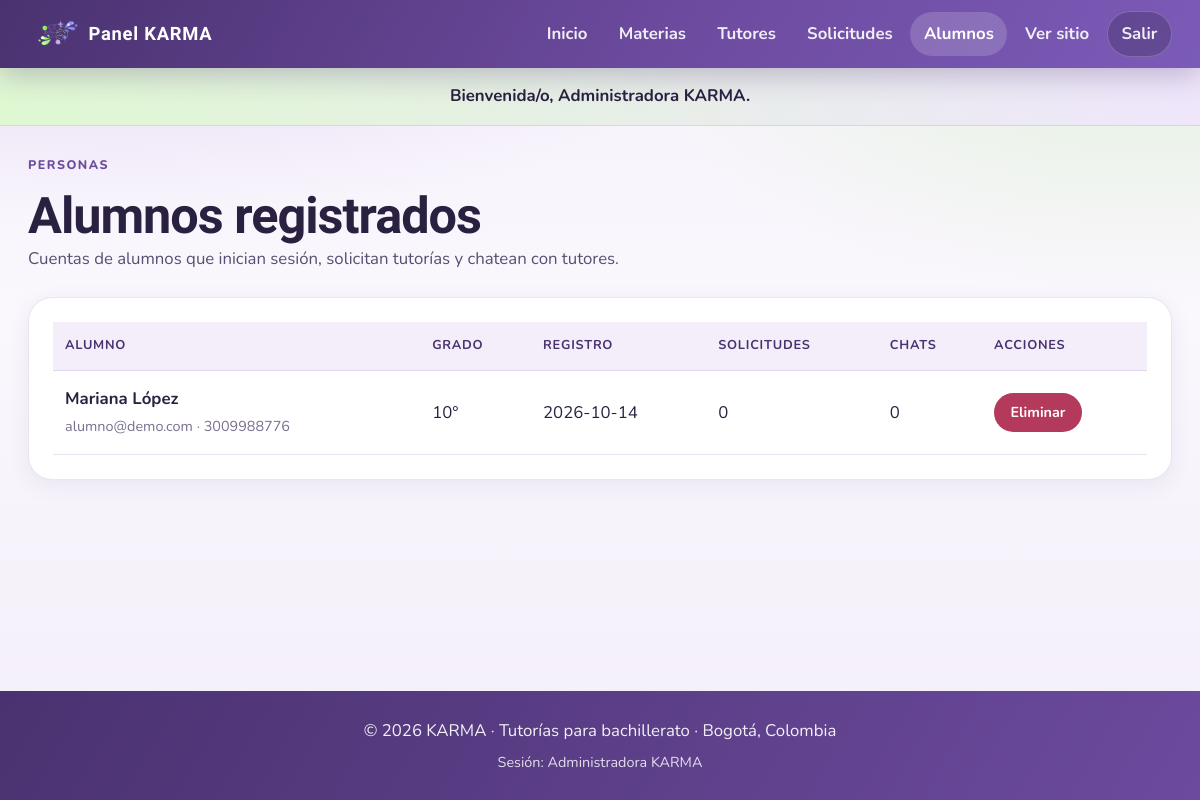
The app's page /admin/estudiantes.php (signed in) with its own data.
### tables this page shows
CREATE TABLE estudiante (
  id_estudiante INT UNSIGNED AUTO_INCREMENT PRIMARY KEY,
  nombre VARCHAR(100) NOT NULL,
  correo VARCHAR(150) NOT NULL UNIQUE,
  password_hash VARCHAR(255) NOT NULL,
  telefono VARCHAR(10) NULL,
  grado VARCHAR(30) NULL,
  creado_en DATETIME NOT NULL DEFAULT CURRENT_TIMESTAMP
);

### includes/funciones.php (called while the page is built, shortened)
<?php
function e($texto) {
    return htmlspecialchars((string)$texto, ENT_QUOTES, "UTF-8");
}

### admin/estudiantes.php (the view, shortened to what this page needs)
<?php
require_once __DIR__ . "/../includes/conexion.php";
require_once __DIR__ . "/../includes/funciones.php";
$estudiantes = $mysqli->query(
    "SELECT e.*,
            (SELECT COUNT(*) FROM solicitud s WHERE s.id_estudiante = e.id_estudiante) AS solicitudes,
            (SELECT COUNT(*) FROM conversacion c WHERE c.id_estudiante = e.id_estudiante) AS chats
     FROM estudiante e
     ORDER BY e.creado_en DESC, e.nombre"
)->fetch_all(MYSQLI_ASSOC);
require __DIR__ . "/../includes/header_admin.php";
?>
<div class="admin-titulo">
    <div>
        <p class="etiqueta">Personas</p>
        <h1>Alumnos registrados</h1>
        <p>Cuentas de alumnos que inician sesión, solicitan tutorías y chatean con tutores.</p>
    </div>
</div>
<div class="panel-card">
    <?php if (count($estudiantes) === 0): ?>
        <div class="vacio">Todavía no hay alumnos registrados.</div>
    <?php else: ?>
        <div class="tabla-wrap">
            <table class="tabla">
                <thead><tr><th>Alumno</th><th>Grado</th><th>Registro</th><th>Solicitudes</th><th>Chats</th><th>Acciones</th></tr></thead>
                <tbody>
                    <?php foreach ($estudiantes as $a): ?>
                        <tr>
                            <td><strong><?= e($a["nombre"]) ?></strong><br><span style="color:var(--muted);font-size:.9rem"><?= e($a["correo"]) ?><?= !empty($a["telefono"]) ? " · " . e($a["telefono"]) : "" ?></span></td>
                            <td><?= e($a["grado"] ?? "—") ?></td>
                            <td><?= e(date("Y-m-d", strtotime($a["creado_en"]))) ?></td>
                            <td><?= (int)$a["solicitudes"] ?></td>
                            <td><?= (int)$a["chats"] ?></td>
                            <td>
                                <form method="post" action="estudiantes.php" onsubmit="return confirm('¿Eliminar este alumno y sus chats?');">
                                    <button class="btn btn-sm btn-peligro" type="submit">Eliminar</button>
                                </form>
                            </td>
                        </tr>
                    <?php endforeach; ?>
                </tbody>
            </table>
        </div>
    <?php endif; ?>
</div>
<?php require __DIR__ . "/../includes/footer.php"; ?>

### css/style.css (style rules this page uses)
:root { --lavanda: #6c4a9e; --lavanda-deep: #4a3270; --lavanda-mid: #8564b5; --lavanda-soft: #cbb8e6; --lavanda-fog: #e4d9f2; --lavanda-mist: #f3eef9; --menta: #b9ef9c; --menta-deep: #8fd86a; --ink: #2a2140; --ink-soft: #5a4d72; --muted: #7a6f90; --white: #ffffff; --surface: #faf7fd; --danger: #b33a5a; --ok: #2f7a4f; --line: rgba(108, 74, 158, 0.14); --shadow: 0 16px 48px rgba(74, 50, 112, 0.14); --shadow-soft: 0 6px 22px rgba(74, 50, 112, 0.08); --radius: 14px; --radius-lg: 24px; --radius-pill: 999px; --font-display: "Bricolage Grotesque", "Segoe UI", sans-serif; --font-body: "Nunito", "Segoe UI", sans-serif; --max: 1140px; --pad-x: clamp(1rem, 3.5vw, 1.75rem); --touch: 44px; --fs-body: clamp(0.95rem, 0.9rem + 0.25vw, 1.05rem); --fs-h1: clamp(2rem, 1.35rem + 2.4vw, 3.4rem); --fs-h2: clamp(1.45rem, 1.15rem + 1vw, 2rem); --fs-hero: clamp(2.2rem, 1.4rem + 3.4vw, 4rem); --nav-h: 72px; }
*, *::before, *::after { margin: 0; padding: 0; box-sizing: border-box; }
html { scroll-behavior: smooth; overflow-x: clip; -webkit-text-size-adjust: 100%; }
body { font-family: var(--font-body); font-size: var(--fs-body); color: var(--ink); min-height: 100vh; line-height: 1.65; display: flex; flex-direction: column; overflow-x: clip; word-wrap: break-word; overflow-wrap: anywhere; background: radial-gradient(1200px 500px at 10% -10%, rgba(203, 184, 230, 0.55), transparent 60%), radial-gradient(900px 420px at 95% 8%, rgba(185, 239, 156, 0.28), transparent 55%), linear-gradient(180deg, #f7f2fc 0%, var(--surface) 40%, #f3eef9 100%); }
h1, h2, h3, .nav-marca { font-family: var(--font-display); color: var(--ink); line-height: 1.15; letter-spacing: -0.02em; }
h1 { font-size: var(--fs-h1); }
p { color: var(--ink-soft); }
button, input, select, textarea { font: inherit; }
.boton, .btn { display: inline-flex; align-items: center; justify-content: center; gap: 0.45rem; min-height: var(--touch); padding: 0.7rem 1.25rem; border-radius: var(--radius-pill); border: 2px solid transparent; background: linear-gradient(135deg, var(--lavanda) 0%, var(--lavanda-mid) 100%); color: var(--white); font-weight: 700; cursor: pointer; box-shadow: 0 8px 22px rgba(108, 74, 158, 0.28); text-decoration: none; }
.btn-peligro { background: var(--danger); box-shadow: none; }
.btn-sm { min-height: 36px; padding: 0.35rem 0.9rem; font-size: 0.9rem; }
.etiqueta { display: inline-flex; align-items: center; gap: 0.4rem; color: var(--lavanda); font-weight: 800; text-transform: uppercase; letter-spacing: 0.12em; font-size: 0.78rem; margin-bottom: 0.75rem; }
.admin-titulo { display: flex; flex-wrap: wrap; align-items: end; justify-content: space-between; gap: 1rem; margin-bottom: 1.5rem; }
.admin-titulo p { max-width: 40rem; }
.panel-card { background: var(--white); border: 1px solid var(--line); border-radius: var(--radius-lg); padding: clamp(1rem, 2.5vw, 1.5rem); box-shadow: var(--shadow-soft); margin-bottom: 1.25rem; }
.tabla-wrap { width: 100%; overflow-x: auto; -webkit-overflow-scrolling: touch; }
table.tabla { width: 100%; border-collapse: collapse; min-width: 640px; }
table.tabla th, table.tabla td { text-align: left; padding: 0.85rem 0.75rem; border-bottom: 1px solid var(--line); vertical-align: middle; }
table.tabla th { font-size: 0.8rem; text-transform: uppercase; letter-spacing: 0.06em; color: var(--lavanda-deep); background: var(--lavanda-mist); }

### records on screen
estudiante: nombre "Mariana López", correo "alumno@demo.com", telefono "3009988776", grado "10°", creado_en "2026-10-14", solicitudes "0", chats "0"

### other values on screen
$mensaje "Bienvenida/o, Administradora KARMA."
$_SESSION["admin"]["nombre"] "Administradora KARMA"
